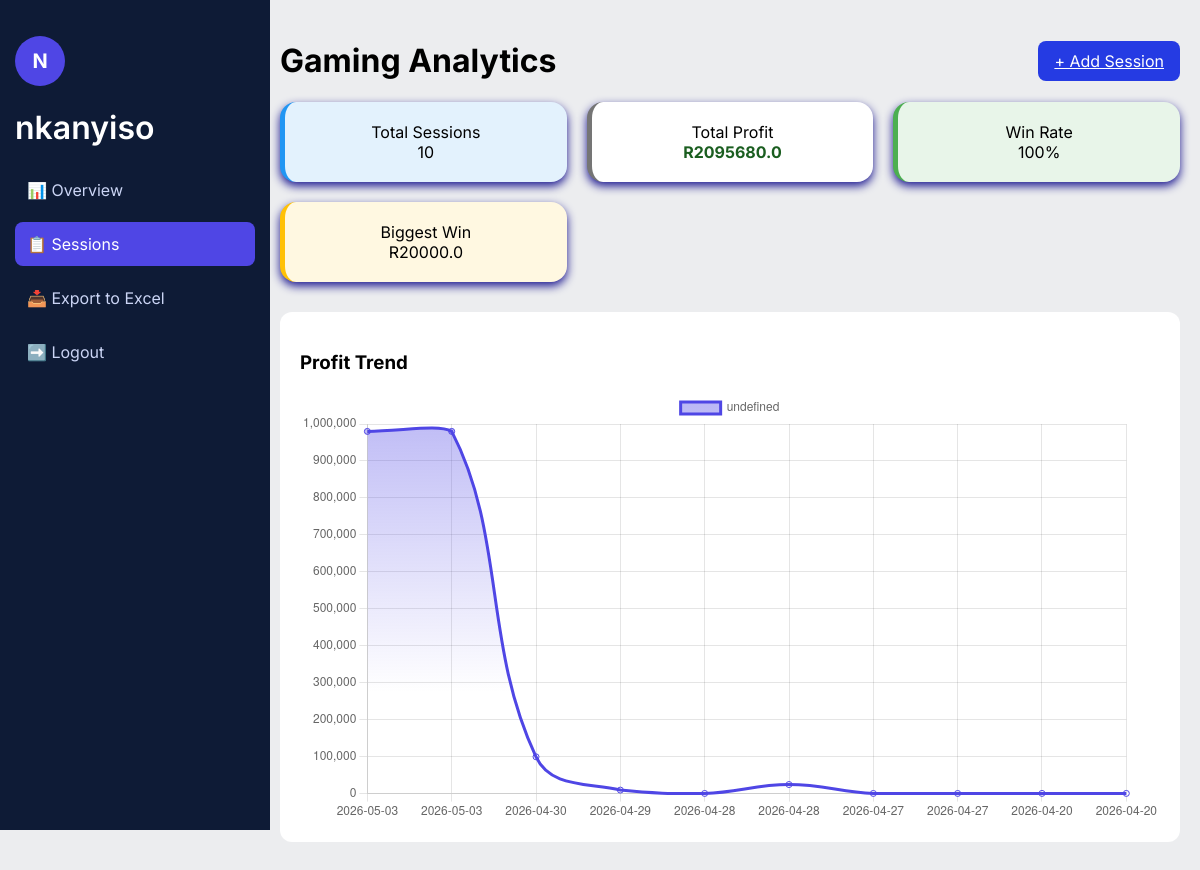
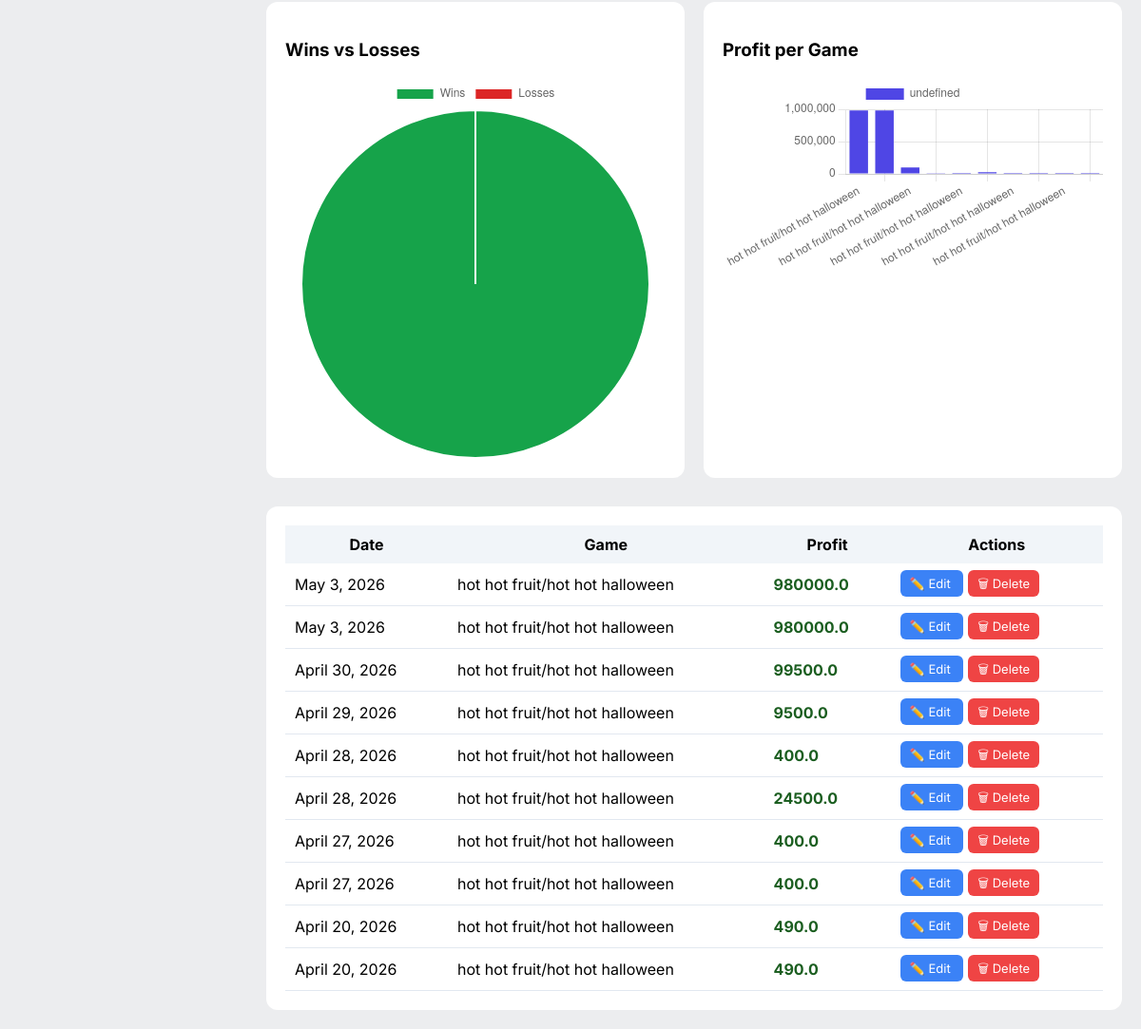
The app's page /sessions/ (signed in) with its own data (2 pictures, top to bottom).
### dashboard/models.py (models this page shows, shortened)
class GamingSession(models.Model):
    user = models.ForeignKey(User, on_delete=models.CASCADE, null = True)
    date = models.DateField()
    game_name = models.CharField(max_length=100)
    time_played = models.CharField(max_length=20)
    start_balance = models.FloatField()
    end_balance = models.FloatField()
    profit = models.FloatField(blank= True, null= True)
    spins = models.IntegerField()
    bet = models.FloatField()
    best_win = models.FloatField()
    bonus_buy = models.BooleanField(default=False)
    spin_mode = models.CharField(max_length=50)
    video_name = models.CharField(max_length=100, blank=True)
    created_at = models.DateTimeField(auto_now_add=True)

### dashboard/views.py (the view)
# urls.py: path('sessions/', views.dashboard_view,name='dashboard'),#defalt page
@login_required
def dashboard_view(request):
    sessions = GamingSession.objects.filter(user=request.user).order_by('-date')
    total_sessions = sessions.count()
    total_profit = sum(s.profit or 0 for s in sessions)
    biggest_win = max([s.best_win for s in sessions], default=0)
    wins = sum(1 for s in sessions if s.profit > 0)
    losses = sum(1 for s in sessions if s.profit <= 0)
    win_rate = (wins / total_sessions * 100) if total_sessions else 0
    dates = [s.date.strftime("%Y-%m-%d") for s in sessions]
    profits = [s.profit for s in sessions]
    games = [s.game_name for s in sessions]
    if request.method == "POST":
        form = GamingSessionForm(request.POST)
        if form.is_valid():
            obj = form.save(commit=False)
            obj.user = request.user
            obj.save()
            return redirect('dashboard')
        else:
            print("FORM ERRORS:", form.errors)  # DEBUG
    else:
        form = GamingSessionForm()
    return render(request, 'dashboard/dashboard.html', {
        'sessions': sessions,
        'form': form,
        'total_sessions': total_sessions,
        'total_profit': total_profit,
        'biggest_win': biggest_win,
        'win_rate': round(win_rate),
        'dates': dates,
        'profits': profits,
        'games': games,
        'wins': wins,
        'losses': losses,
    })

### dashboard/templates/dashboard/dashboard.html (shortened to what this page needs)
<!DOCTYPE html>
<html lang="en">
<head>
</head>
<body>
<div class="sidebar">
    <h1>
    <div class="profile">
        {{ request.user.username|first|upper }}
    </div>
    </h1>
    <h1>
    <span style="font-weight:600;">
      {{ request.user.username }}
    </span>
    </h1>
    <a href="{% url 'overview' %}" class="{% if request.path == '/overview/' %}active{% endif %}">
        📊 Overview
    </a>
    <a href="{% url 'dashboard' %}" class="{% if request.path == '/sessions/' %}active{% endif %}">
        📋 Sessions
    </a>
    <a href="{% url 'export_excel' %}">📥 Export to Excel</a>
    <a href="{% url 'logout' %}">➡️ Logout</a>
</div>
<div class="main">
<div class="header">
    <h1>Gaming Analytics</h1>
    <a href="{% url 'add_session' %} " class="btn" style="background: #253be3">+ Add Session</a>
</div>
<div class="cards">
    <div class="card blue">
        <div class="card-top">Total Sessions</div>
        <div class="card-value">{{ total_sessions }}</div>
    </div>
    <div class="card white">
        <div class="card-top">Total Profit</div>
        <div class="card-value {% if total_profit > 0 %}green{% else %}red{% endif %}">
            R{{ total_profit }}
        </div>
    </div>
    <div class="card green-card">
        <div class="card-top">Win Rate</div>
        <div class="card-value">{{ win_rate }}%</div>
    </div>
    <div class="card yellow">
        <div class="card-top">Biggest Win</div>
        <div class="card-value">R{{ biggest_win }}</div>
    </div>
</div>
<div class="chart-box">
    <h3>Profit Trend</h3>
    <canvas id="chart"></canvas>
</div>
<div class="charts">
<div class="chart-box">
    <h3>Wins vs Losses</h3>
    <canvas id="pieChart"></canvas>
</div>
<div class="chart-box">
    <h3>Profit per Game</h3>
    <canvas id="barChart"></canvas>
</div>
</div>
<div class="table-box">
<table>
<tr>
    <th>Date</th>
    <th>Game</th>
    <th>Profit</th>
    <th>Actions</th>
</tr>
{% for session in sessions %}
<tr>
    <td>{{ session.date }}</td>
    <td>{{ session.game_name }}</td>
    <td class="{% if session.profit > 0 %}green{% else %}red{% endif %}">
        {{ session.profit }}
    </td>
    <td>
        <a href="{% url 'edit_session' session.id %}" class="edit-btn">
            ✏️ Edit
        </a>
        <a href="{% url 'delete_session' session.id %}"
           class="delete-btn"
           onclick="return confirm('Are you sure you want to delete this session?')">
            🗑 Delete
        </a>
    </td>
</tr>
{% endfor %}
</table>
</div>
<script>
const dates = JSON.parse(document.getElementById('dates-data').textContent);
const profits = JSON.parse(document.getElementById('profits-data').textContent);
const games = JSON.parse(document.getElementById('games-data').textContent);
// LINE CHART
const ctx = document.getElementById('chart').getContext('2d');
const gradient = ctx.createLinearGradient(0,0,0,300);
gradient.addColorStop(0,"rgba(79,70,229,0.4)");
gradient.addColorStop(1,"rgba(79,70,229,0)");
new Chart(ctx,{
    type:'line',
    data:{
        labels: dates,
        datasets:[{
            data: profits,
            borderColor:"#4f46e5",
            backgroundColor:gradient,
            fill:true,
            tension:0.4
        }]
    }
});
// PIE
new Chart(document.getElementById('pieChart'),{
    type:'pie',
    data:{
        labels:['Wins','Losses'],
        datasets:[{
            data:[{{ wins|default:0 }},{{ losses|default:0 }}],
            backgroundColor:['#16a34a','#dc2626']
        }]
    }
});
// BAR
new Chart(document.getElementById('barChart'),{
    type:'bar',
    data:{
        labels: games,
        datasets:[{
            data: profits,
            backgroundColor:"#4f46e5"
        }]
    }
});
// MODAL
function openModal() {
    document.getElementById("modal").style.display = "block";
}
function closeModal() {
    document.getElementById("modal").style.display = "none";
}
window.onclick = function(e) {
    if(e.target.id === "modal") {
        closeModal();
    }
}
</script>
</body>
</html>

### dashboard/templates/dashboard/dashboard.html (style rules this page uses)
body { margin: 0; font-family: 'Inter', sans-serif; background: #ecedef; display: flex; }
.profile { width: 50px; height: 50px; border-radius: 50%; background: #4f46e5; color: white; display: flex; align-items: center; justify-content: center; font-weight: bold; font-size: 20px; }
.sidebar { width: 240px; background: #0e1b36; color: white; height: 100vh; padding: 15px; position: fixed; }
.sidebar a { display: block; padding: 12px; margin: 10px 0; color: #cbd5f5; text-decoration: none; border-radius: 8px; }
.sidebar a:hover, .sidebar a.active { background: #4f46e5; color: white; }
.main { margin-left: 260px; padding: 20px; width: 100%; }
.header { display: flex; justify-content: space-between; align-items: center; }
.btn { background: linear-gradient(135deg, #4f46e5, #6366f1); color: white; padding: 10px 16px; border-radius: 8px; border: none; cursor: pointer; }
.cards { display: grid; grid-template-columns: repeat(auto-fit, minmax(220px,1fr)); gap: 20px; }
.card { padding: 20px; border-radius: 16px; box-shadow: 0 4px 10px rgba(24, 20, 143, 0.99); display: flex; flex-direction: column; justify-content: center; align-items: center; text-align: center; }
.card:nth-child(1) { background: #E3F2FD; border-left: 5px solid #2196F3; }
.card:nth-child(2) { background: #FFFFFF; border-left:5px solid #757575; }
.card:nth-child(3) { background: #E8F5E9; border-left:5px solid #4CAF50; }
.card:nth-child(4) { background: #FFF8E1; border-left:5px solid #FFC107; }
.green { color: #1B5E20; font-weight: 700; }
.chart-box { background: white; padding: 20px; margin-top: 30px; border-radius: 12px; }
.charts { display: grid; grid-template-columns: repeat(auto-fit, minmax(300px,1fr)); gap: 20px; }
.table-box { margin-top: 30px; background: white; padding: 20px; border-radius: 12px; overflow-x: auto; }
table { width: 100%; border-collapse: collapse; }
th { background: #f1f5f9; padding: 10px; }
td { padding: 10px; border-bottom: 1px solid #e2e8f0; }
.edit-btn { background: #3b82f6; color: white; padding: 6px 10px; border-radius: 6px; text-decoration: none; margin-right: 5px; font-size: 13px; }
.delete-btn { background: #ef4444; color: white; padding: 6px 10px; border-radius: 6px; text-decoration: none; font-size: 13px; }

### records on screen
GamingSession: best_win "20000.0", date "May 3, 2026", game_name "hot hot fruit/hot hot halloween", profit "980000.0"
GamingSession: date "May 3, 2026", game_name "hot hot fruit/hot hot halloween", profit "980000.0"
GamingSession: date "April 30, 2026", game_name "hot hot fruit/hot hot halloween", profit "99500.0"
GamingSession: date "April 29, 2026", game_name "hot hot fruit/hot hot halloween", profit "9500.0"
GamingSession: date "April 28, 2026", game_name "hot hot fruit/hot hot halloween", profit "400.0"
GamingSession: date "April 28, 2026", game_name "hot hot fruit/hot hot halloween", profit "24500.0"
GamingSession: date "April 27, 2026", game_name "hot hot fruit/hot hot halloween", profit "400.0"
GamingSession: date "April 27, 2026", game_name "hot hot fruit/hot hot halloween", profit "400.0"
GamingSession: date "April 20, 2026", game_name "hot hot fruit/hot hot halloween", profit "490.0"
GamingSession: date "April 20, 2026", game_name "hot hot fruit/hot hot halloween", profit "490.0"

### other values on screen
{{ request.user.username|first|upper }} "N"
{{ request.user.username }} "nkanyiso"
{{ total_sessions }} "10"
{{ total_profit }} "2095680.0"
{{ win_rate }} "100"
chart data {{ losses|default:0 }} 0
